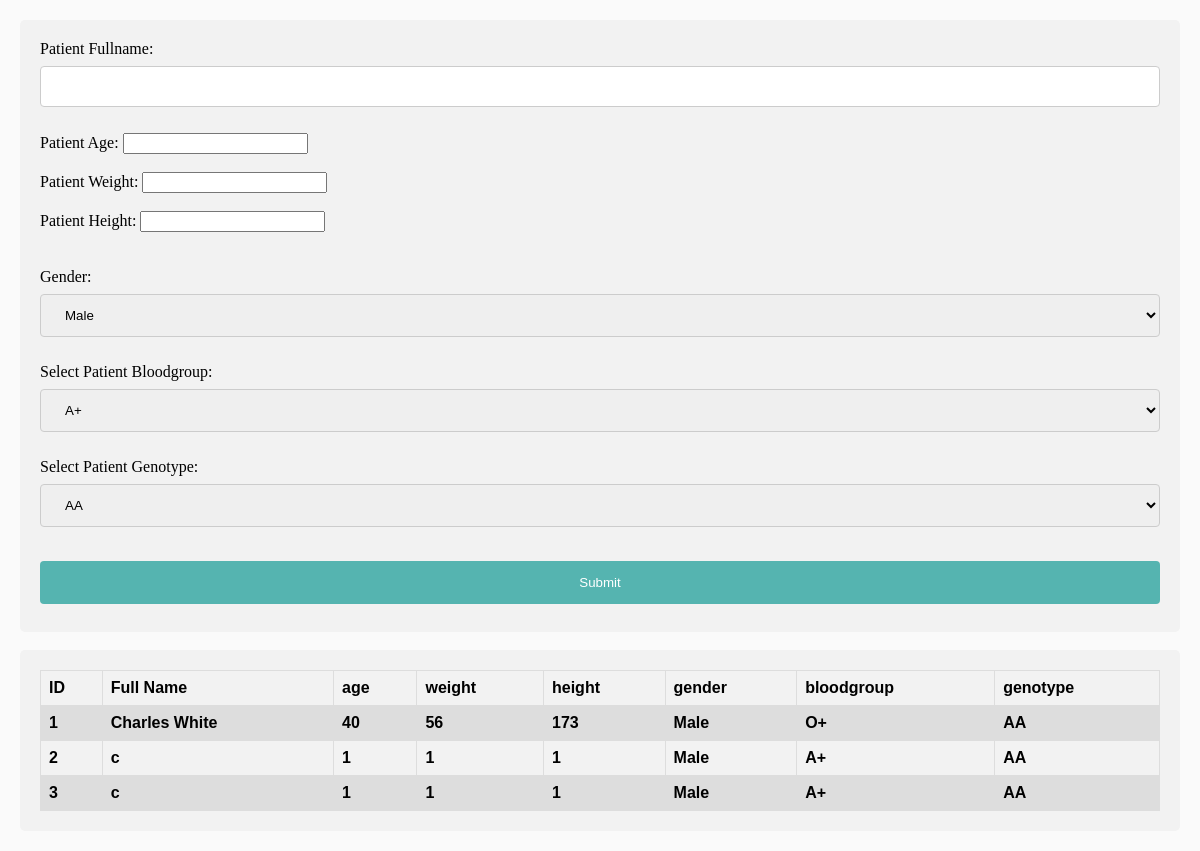
The app's page /HMSPROJ/newpatient.php with its own data.
### tables this page shows
CREATE TABLE `patients` (
  `pID` int(11) NOT NULL,
  `pFullName` char(50) NOT NULL,
  `age` int(11) NOT NULL,
  `weight` int(11) NOT NULL,
  `height` int(11) NOT NULL,
  `gender` enum('Male','Female','Other') NOT NULL,
  `bloodgroup` enum('A+','A-','B+','B-','AB+','AB-','O+','O-') NOT NULL,
  `genotype` enum('AA','AS','SS','AC') NOT NULL
);

### HMSPROJ/newpatient.php (the view, shortened to what this page needs)
<!DOCTYPE html>
<html>
<head>
</head>
<body>
<div>
<form action="newpatient.php" method="POST">
    Patient Fullname:
    <input type="text" id="pFullName" name="pFullName"><br><br>
    Patient Age:
    <input type="number" id="age" name="age"><br><br>
    Patient Weight:
    <input type="number" id="weight" name="weight"><br><br>
    Patient Height:
    <input type="number" id="height" name="height"><br><br>
    <br>
    <label for="gender">Gender:</label>
    <select id="gender" name="gender">
    <option value="Male">Male</option>
    </select><br><br>
    <label for="bloodgroup">Select Patient Bloodgroup:</label>
    <select id="bloodgroup" name="bloodgroup">
    <option value="A+">A+</option>
    </select><br><br>
    <label for="genotype">Select Patient Genotype:</label>
    <select id="genotype" name="genotype">
    <option value="AA">AA</option>
    </select><br><br>
    <input type="submit" value="Submit">
</form>
</div>
<br>
<div>
  <table>
  <tr>
    <th>ID</th>
    <th>Full Name</th>
    <th>age</th>
    <th>weight</th>
    <th>height</th>
    <th>gender</th>
    <th>bloodgroup</th>
    <th>genotype</th>
  </tr>
    <?php
    include "config.php";
    $sql_statement5 = "SELECT * FROM patients";
    $result = mysqli_query($db,$sql_statement5);
    while ( $row = mysqli_fetch_assoc($result) )
    {
        $myid = $row["pID"];
        $mypatientName = $row["pFullName"];
        $myage = $row["age"];
        $myweight = $row["weight"];
        $myheight = $row["height"];
        $mygender = $row["gender"];
        $mybloodgroup = $row["bloodgroup"];
        $mygenotype = $row["genotype"];
        echo "<tr>". "<th>" . $myid . "</th>" . "<th>". $mypatientName . "</th>" . "<th>" .  $myage . "</th>" . "<th>". $myweight . "</th>". "<th>". $myheight . "</th>"."<th>". $mygender . "</th>". "<th>" . $mybloodgroup . "</th>". "<th>" .  $mygenotype . "</th>" . "</tr>";
    }
   ?>
</table>
</div>
</body>
</html>

### HMSPROJ/newpatient.php (style rules this page uses)
table { font-family: arial, sans-serif; border-collapse: collapse; width: 100%; }
td, th { border: 1px solid #dddddd; text-align: left; padding: 8px; }
tr:nth-child(even) { background-color: #dddddd; }
* { box-sizing:border-box; }
body { margin:20px; background-color: #fafafa; }
input[type=text], select { width: 100%; padding: 12px 20px; margin: 8px 0; display: inline-block; border: 1px solid #ccc; border-radius: 4px; box-sizing: border-box; }
input[type=submit] { width: 100%; background-color: #55B4B0; color: white; padding: 14px 20px; margin: 8px 0; border: none; border-radius: 4px; cursor: pointer; }
div { border-radius: 5px; background-color: #f2f2f2; padding: 20px; }
body { background-image: url("https://mocah.org/uploads/posts/4562144-simple-simple-background-primary-colors-minimalism-geometry-abstract.png") }

### records on screen
patients: pID "1", pFullName "Charles White", age "40", weight "56", height "173", gender "Male", bloodgroup "O+", genotype "AA"
patients: pID "2", pFullName "c", age "1", weight "1", height "1", gender "Male", bloodgroup "A+", genotype "AA"
patients: pID "3", pFullName "c", age "1", weight "1", height "1", gender "Male", bloodgroup "A+", genotype "AA"
